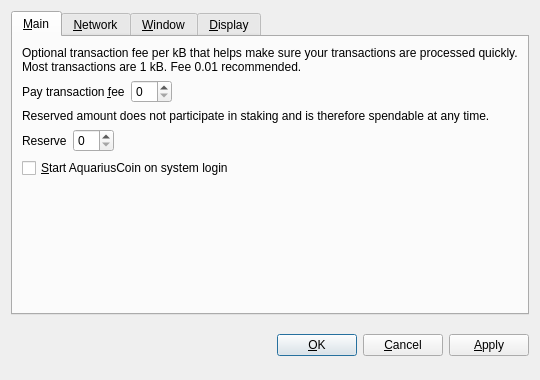
<?xml version="1.0" encoding="UTF-8"?>
<ui version="4.0">
 <class>OptionsDialog</class>
 <widget class="QDialog" name="OptionsDialog">
  <property name="geometry">
   <rect>
    <x>0</x>
    <y>0</y>
    <width>540</width>
    <height>380</height>
   </rect>
  </property>
  <property name="windowTitle">
   <string>Options</string>
  </property>
  <property name="modal">
   <bool>true</bool>
  </property>
  <layout class="QVBoxLayout" name="verticalLayout">
   <item>
    <widget class="QTabWidget" name="tabWidget">
     <property name="tabPosition">
      <enum>QTabWidget::North</enum>
     </property>
     <property name="currentIndex">
      <number>0</number>
     </property>
     <widget class="QWidget" name="tabMain">
      <attribute name="title">
       <string>&amp;Main</string>
      </attribute>
      <layout class="QVBoxLayout" name="verticalLayout_Main">
       <item>
        <widget class="QLabel" name="transactionFeeInfoLabel">
         <property name="text">
          <string>Optional transaction fee per kB that helps make sure your transactions are processed quickly. Most transactions are 1 kB. Fee 0.01 recommended.</string>
         </property>
         <property name="textFormat">
          <enum>Qt::PlainText</enum>
         </property>
         <property name="wordWrap">
          <bool>true</bool>
         </property>
        </widget>
       </item>
       <item>
        <layout class="QHBoxLayout" name="horizontalLayoutFee">
         <item>
          <widget class="QLabel" name="transactionFeeLabel">
           <property name="text">
            <string>Pay transaction &amp;fee</string>
           </property>
           <property name="textFormat">
            <enum>Qt::PlainText</enum>
           </property>
           <property name="buddy">
            <cstring>transactionFee</cstring>
           </property>
          </widget>
         </item>
         <item>
          <widget class="BitcoinAmountField" name="transactionFee"/>
         </item>
         <item>
          <spacer name="horizontalSpacerFee">
           <property name="orientation">
            <enum>Qt::Horizontal</enum>
           </property>
           <property name="sizeHint" stdset="0">
            <size>
             <width>40</width>
             <height>20</height>
            </size>
           </property>
          </spacer>
         </item>
        </layout>
       </item>
       <item>
        <widget class="QLabel" name="reserveBalanceInfoLabel">
         <property name="text">
          <string>Reserved amount does not participate in staking and is therefore spendable at any time.</string>
         </property>
         <property name="textFormat">
          <enum>Qt::PlainText</enum>
         </property>
         <property name="wordWrap">
          <bool>true</bool>
         </property>
        </widget>
       </item>
       <item>
        <layout class="QHBoxLayout" name="horizontalLayoutReserveBalance">
         <item>
          <widget class="QLabel" name="reserveBalanceLabel">
           <property name="text">
            <string>Reserve</string>
           </property>
           <property name="textFormat">
            <enum>Qt::PlainText</enum>
           </property>
           <property name="buddy">
            <cstring>reserveBalance</cstring>
           </property>
          </widget>
         </item>
         <item>
          <widget class="BitcoinAmountField" name="reserveBalance"/>
         </item>
         <item>
          <spacer name="horizontalSpacerReserveBalance">
           <property name="orientation">
            <enum>Qt::Horizontal</enum>
           </property>
           <property name="sizeHint" stdset="0">
            <size>
             <width>40</width>
             <height>20</height>
            </size>
           </property>
          </spacer>
         </item>
        </layout>
       </item>
       <item>
        <widget class="QCheckBox" name="bitcoinAtStartup">
         <property name="toolTip">
          <string>Automatically start AquariusCoin after logging in to the system.</string>
         </property>
         <property name="text">
          <string>&amp;Start AquariusCoin on system login</string>
         </property>
        </widget>
       </item>
       <item>
        <spacer name="verticalSpacer_Main">
         <property name="orientation">
          <enum>Qt::Vertical</enum>
         </property>
         <property name="sizeHint" stdset="0">
          <size>
           <width>20</width>
           <height>40</height>
          </size>
         </property>
        </spacer>
       </item>
      </layout>
     </widget>
     <widget class="QWidget" name="tabNetwork">
      <attribute name="title">
       <string>&amp;Network</string>
      </attribute>
      <layout class="QVBoxLayout" name="verticalLayout_Network">
       <item>
        <widget class="QCheckBox" name="mapPortUpnp">
         <property name="toolTip">
          <string>Automatically open the AquariusCoin client port on the router. This only works when your router supports UPnP and it is enabled.</string>
         </property>
         <property name="text">
          <string>Map port using &amp;UPnP</string>
         </property>
        </widget>
       </item>
       <item>
        <widget class="QCheckBox" name="connectSocks">
         <property name="toolTip">
          <string>Connect to the AquariusCoin network through a SOCKS5 proxy (e.g. when connecting through Tor).</string>
         </property>
         <property name="text">
          <string>&amp;Connect through SOCKS5 proxy:</string>
         </property>
        </widget>
       </item>
       <item>
        <layout class="QHBoxLayout" name="horizontalLayout_Network">
         <item>
          <widget class="QLabel" name="proxyIpLabel">
           <property name="text">
            <string>Proxy &amp;IP:</string>
           </property>
           <property name="textFormat">
            <enum>Qt::PlainText</enum>
           </property>
           <property name="buddy">
            <cstring>proxyIp</cstring>
           </property>
          </widget>
         </item>
         <item>
          <widget class="QValidatedLineEdit" name="proxyIp">
           <property name="maximumSize">
            <size>
             <width>140</width>
             <height>16777215</height>
            </size>
           </property>
           <property name="toolTip">
            <string>IP address of the proxy (e.g. 127.0.0.1)</string>
           </property>
          </widget>
         </item>
         <item>
          <widget class="QLabel" name="proxyPortLabel">
           <property name="text">
            <string>&amp;Port:</string>
           </property>
           <property name="textFormat">
            <enum>Qt::PlainText</enum>
           </property>
           <property name="buddy">
            <cstring>proxyPort</cstring>
           </property>
          </widget>
         </item>
         <item>
          <widget class="QLineEdit" name="proxyPort">
           <property name="maximumSize">
            <size>
             <width>55</width>
             <height>16777215</height>
            </size>
           </property>
           <property name="toolTip">
            <string>Port of the proxy (e.g. 9050)</string>
           </property>
          </widget>
         </item>
         <item>
          <spacer name="horizontalSpacer_Network">
           <property name="orientation">
            <enum>Qt::Horizontal</enum>
           </property>
           <property name="sizeHint" stdset="0">
            <size>
             <width>40</width>
             <height>20</height>
            </size>
           </property>
          </spacer>
         </item>
        </layout>
       </item>
       <item>
        <spacer name="verticalSpacer_Network">
         <property name="orientation">
          <enum>Qt::Vertical</enum>
         </property>
         <property name="sizeHint" stdset="0">
          <size>
           <width>20</width>
           <height>40</height>
          </size>
         </property>
        </spacer>
       </item>
      </layout>
     </widget>
     <widget class="QWidget" name="tabWindow">
      <attribute name="title">
       <string>&amp;Window</string>
      </attribute>
      <layout class="QVBoxLayout" name="verticalLayout_Window">
       <item>
        <widget class="QCheckBox" name="minimizeToTray">
         <property name="toolTip">
          <string>Show only a tray icon after minimizing the window.</string>
         </property>
         <property name="text">
          <string>&amp;Minimize to the tray instead of the taskbar</string>
         </property>
        </widget>
       </item>
       <item>
        <widget class="QCheckBox" name="minimizeOnClose">
         <property name="toolTip">
          <string>Minimize instead of exit the application when the window is closed. When this option is enabled, the application will be closed only after selecting Quit in the menu.</string>
         </property>
         <property name="text">
          <string>M&amp;inimize on close</string>
         </property>
        </widget>
       </item>
       <item>
        <spacer name="verticalSpacer_Window">
         <property name="orientation">
          <enum>Qt::Vertical</enum>
         </property>
         <property name="sizeHint" stdset="0">
          <size>
           <width>20</width>
           <height>40</height>
          </size>
         </property>
        </spacer>
       </item>
      </layout>
     </widget>
     <widget class="QWidget" name="tabDisplay">
      <attribute name="title">
       <string>&amp;Display</string>
      </attribute>
      <layout class="QVBoxLayout" name="verticalLayout_Display">
       <item>
        <layout class="QHBoxLayout" name="horizontalLayout_1_Display">
         <item>
          <widget class="QLabel" name="langLabel">
           <property name="text">
            <string>User Interface &amp;language:</string>
           </property>
           <property name="textFormat">
            <enum>Qt::PlainText</enum>
           </property>
           <property name="buddy">
            <cstring>lang</cstring>
           </property>
          </widget>
         </item>
         <item>
          <widget class="QValueComboBox" name="lang">
           <property name="toolTip">
            <string>The user interface language can be set here. This setting will take effect after restarting AquariusCoin.</string>
           </property>
          </widget>
         </item>
        </layout>
       </item>
       <item>
        <layout class="QHBoxLayout" name="horizontalLayout_2_Display">
         <item>
          <widget class="QLabel" name="unitLabel">
           <property name="text">
            <string>&amp;Unit to show amounts in:</string>
           </property>
           <property name="textFormat">
            <enum>Qt::PlainText</enum>
           </property>
           <property name="buddy">
            <cstring>unit</cstring>
           </property>
          </widget>
         </item>
         <item>
          <widget class="QValueComboBox" name="unit">
           <property name="toolTip">
            <string>Choose the default subdivision unit to show in the interface and when sending coins.</string>
           </property>
          </widget>
         </item>
        </layout>
       </item>
       <item>
        <widget class="QCheckBox" name="coinControlFeatures">
         <property name="toolTip">
          <string>Whether to show coin control features or not.</string>
         </property>
         <property name="text">
          <string>Display coin &amp;control features (experts only!)</string>
         </property>
        </widget>
       </item>
       <item>
        <widget class="QCheckBox" name="useBlackTheme">
         <property name="text">
          <string>Use black visual theme (requires restart)</string>
         </property>
        </widget>
       </item>
       <item>
        <spacer name="verticalSpacer_Display">
         <property name="orientation">
          <enum>Qt::Vertical</enum>
         </property>
         <property name="sizeHint" stdset="0">
          <size>
           <width>20</width>
           <height>40</height>
          </size>
         </property>
        </spacer>
       </item>
      </layout>
     </widget>
    </widget>
   </item>
   <item>
    <layout class="QHBoxLayout" name="horizontalLayout_Buttons">
     <item>
      <spacer name="horizontalSpacer_1">
       <property name="orientation">
        <enum>Qt::Horizontal</enum>
       </property>
       <property name="sizeHint" stdset="0">
        <size>
         <width>40</width>
         <height>48</height>
        </size>
       </property>
      </spacer>
     </item>
     <item>
      <widget class="QLabel" name="statusLabel">
       <property name="font">
        <font>
         <weight>75</weight>
         <bold>true</bold>
        </font>
       </property>
       <property name="text">
        <string/>
       </property>
       <property name="textFormat">
        <enum>Qt::PlainText</enum>
       </property>
       <property name="wordWrap">
        <bool>true</bool>
       </property>
      </widget>
     </item>
     <item>
      <spacer name="horizontalSpacer_2">
       <property name="orientation">
        <enum>Qt::Horizontal</enum>
       </property>
       <property name="sizeHint" stdset="0">
        <size>
         <width>40</width>
         <height>48</height>
        </size>
       </property>
      </spacer>
     </item>
     <item>
      <widget class="QPushButton" name="okButton">
       <property name="text">
        <string>&amp;OK</string>
       </property>
      </widget>
     </item>
     <item>
      <widget class="QPushButton" name="cancelButton">
       <property name="text">
        <string>&amp;Cancel</string>
       </property>
       <property name="autoDefault">
        <bool>false</bool>
       </property>
      </widget>
     </item>
     <item>
      <widget class="QPushButton" name="applyButton">
       <property name="text">
        <string>&amp;Apply</string>
       </property>
       <property name="autoDefault">
        <bool>false</bool>
       </property>
      </widget>
     </item>
    </layout>
   </item>
  </layout>
 </widget>
 <customwidgets>
  <customwidget>
   <class>BitcoinAmountField</class>
   <extends>QSpinBox</extends>
   <header>bitcoinamountfield.h</header>
  </customwidget>
  <customwidget>
   <class>QValueComboBox</class>
   <extends>QComboBox</extends>
   <header>qvaluecombobox.h</header>
  </customwidget>
  <customwidget>
   <class>QValidatedLineEdit</class>
   <extends>QLineEdit</extends>
   <header>qvalidatedlineedit.h</header>
  </customwidget>
 </customwidgets>
 <resources/>
 <connections/>
</ui>
